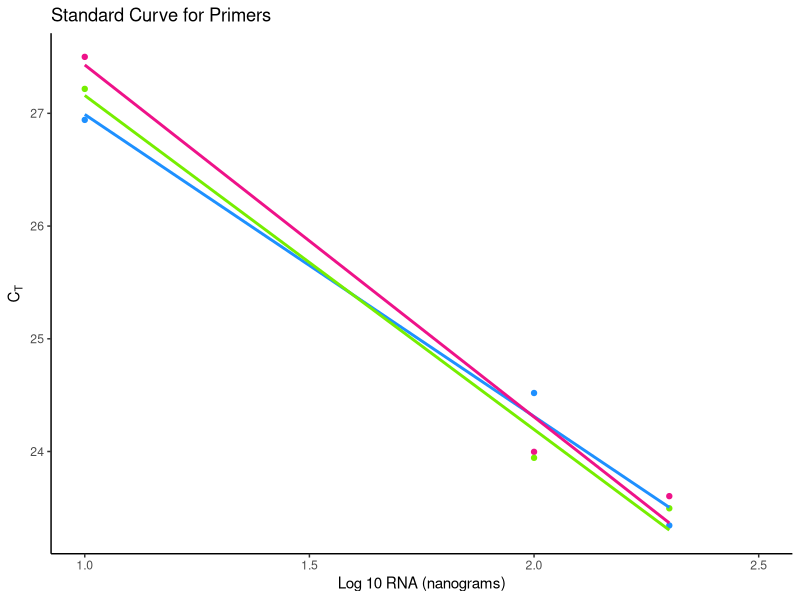
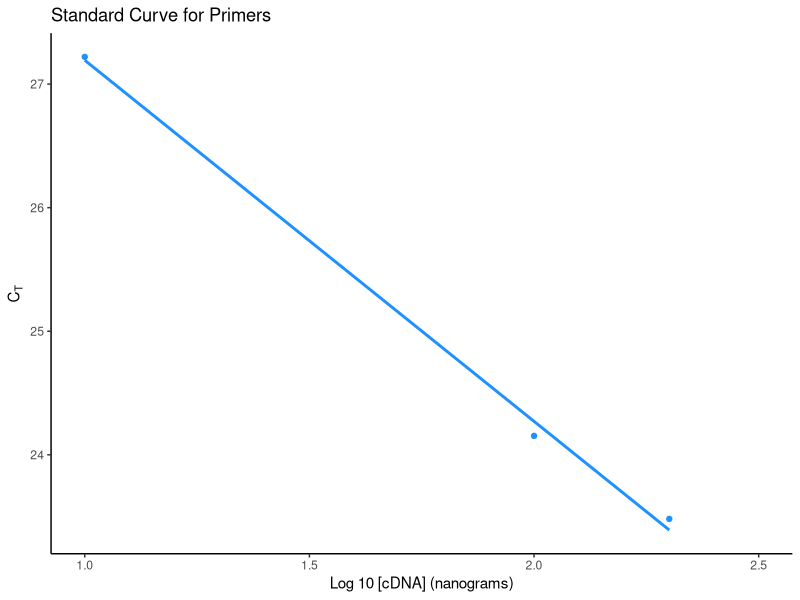

Generate these figures, in order, with R:
## ---- chunk 1
knitr::opts_chunk$set(echo = TRUE)
## ---- chunk 2
library(knitr)
kable(data.frame("prefix" = c("deci","centi","milli","micro","nano","pico","femto","atto"), "Factor base 10" = c(-1,-2,-3,-6,-9,-12,-15,-18), "symbol" = c("d","c","m","mu","n","p","f","a"), "Prefix" = c("deca","hecto","kilo","mega","giga","tera","peta","exa"), "Factor base 10" = c(1,2,3,6,9,12,15,18), "symbol" = c("da","h","k","M","G","T","P","E")))
## ---- chunk 3
#primer standardization curve should be aggregate
m <- matrix(c(200,100,10,23.344,24.519,26.942,23.604,23.997,27.501,23.496,23.944,27.217), nrow = 3)
m
m[,1] <- log(m[,1], base = 10)
m
colnames(m) <- c("x","y1","y2","y3")
m <- data.frame(m)
m
m$y <- (m$y1+m$y2+m$y3)/3

lm(y1~x, data  = m)

library(ggplot2)
ggplot(m, aes(x=x)) + geom_point(aes(y=y1), col = "dodgerblue") + geom_point(aes(y=y2), col = "deeppink2") + 
  geom_point(aes(y=y3), col = "chartreuse2") + geom_smooth(aes(y=y1), method = "lm",se= F, col = "dodgerblue") +
  geom_smooth(aes(y=y2), col = "deeppink2", method = "lm",se= F) + geom_smooth(aes(y=y3), method = "lm",se= F,, col = "chartreuse2") +
  xlab("Log 10 RNA (nanograms)") + ylab(expression('C'[T])) + xlim(1,2.5) + ggtitle("Standard Curve for Primers") +
  theme(panel.grid.major = element_blank(), panel.grid.minor = element_blank(),
        panel.background = element_blank(), axis.line = element_line(colour = "black"))

one <- lm(y1~x, data = m)
two <- lm(y2~x, data = m)
three <- lm(y3~x, data = m)

summary(three)

ggplot(m, aes(x=x)) + geom_point(aes(y=y), col = "dodgerblue") + geom_smooth(aes(y=y), method = "lm",se= F, col = "dodgerblue") +
  xlab("Log 10 [cDNA] (nanograms)") + ylab(expression('C'[T])) + xlim(1,2.5) + ggtitle("Standard Curve for Primers") +
  theme(panel.grid.major = element_blank(), panel.grid.minor = element_blank(),
        panel.background = element_blank(), axis.line = element_line(colour = "black"))

fin <- lm(y~x, data = m)
summary(fin)
